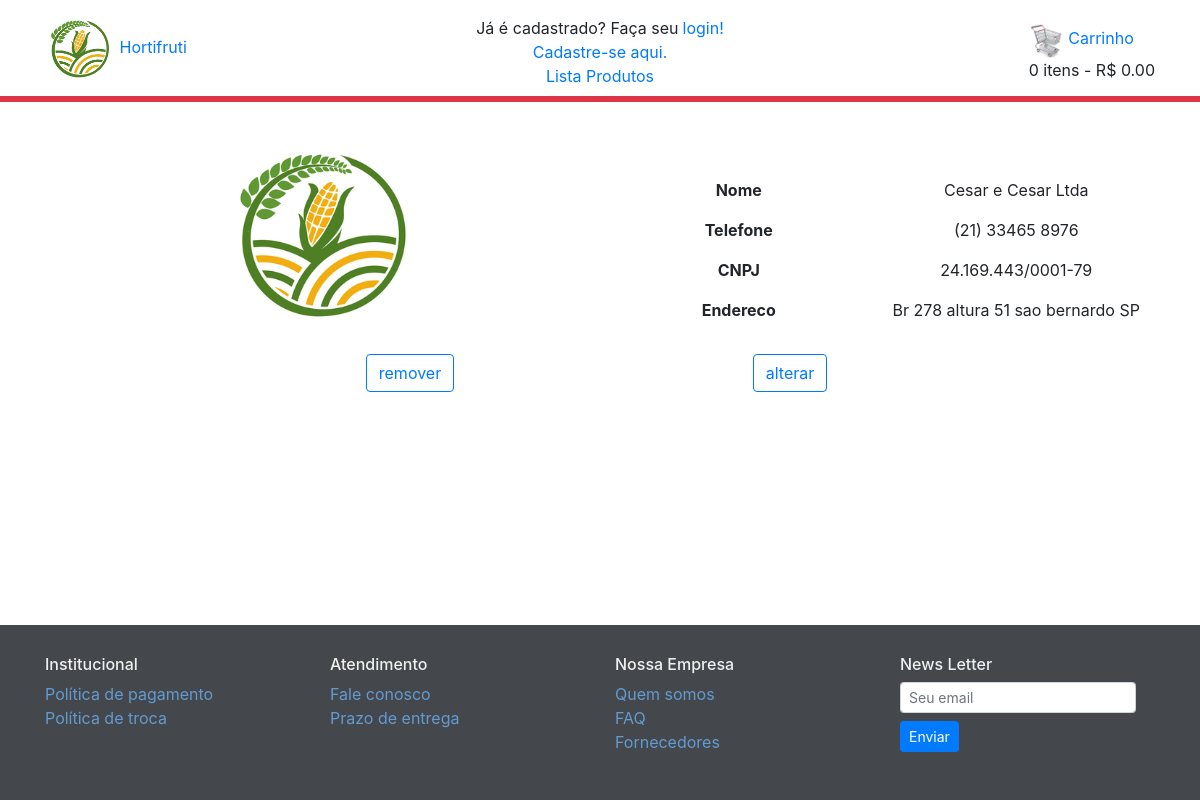
/fornecedor/visualisar_fornecedor/10, run on an earlier commit of the app's database.
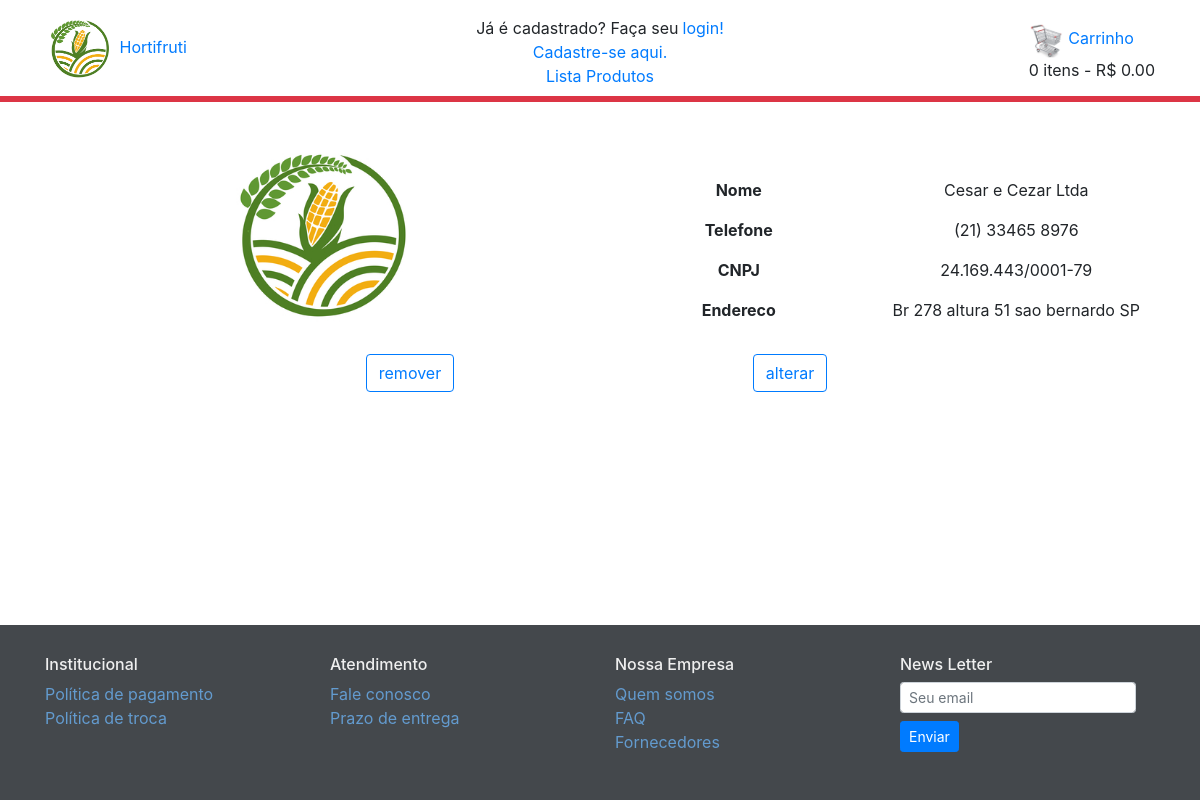
And on a later commit of the database.
### fornecedor/models.py (models this page shows, shortened)
class Fornecedor( models.Model ):
    Nome     = models.CharField( max_length = 100 , unique = True , blank = False )
    Endereco = models.CharField( max_length = 100 , unique = False , blank = False )
    Telefone = models.CharField( max_length = 25 , unique = True , blank = False )
    CNPJ     = models.CharField( max_length = 30 , unique = True , blank = False )
    Logo     = models.ImageField( upload_to = "images/" , default = 'hortifruti-icon.png' , blank = True , null = True )
    class Meta:
        db_table = 'fornecedor'
    def formata_telefone( self ):
        s  = self.Telefone
        s1 = s[ : 2 ]
        s2 = s[ 2 : 7 ]
        s3 = s[ 7 :  ]
        return "({}) {} {}".format( s1 , s2 , s3 )
    def formata_CNPJ( self ):
        s  = self.CNPJ
        s1 = s[ :2 ]
        s2 = s[ 2:5 ]
        s3 = s[ 5:8 ]
        s4 = s[ 8:12 ]
        s5 = s[ 12: ]
        return "{}.{}.{}/{}-{}".format( s1 , s2 , s3 , s4 , s5 )
    def get_visual_tuple( self ):
        return visual_tuple(
            id = self.id,
            Nome = self.Nome,
            Telefone = self.formata_telefone(),
            CNPJ = self.formata_CNPJ(),
            Endereco = self.Endereco,
            Logo = self.Logo
        )

### fornecedor/views.py (the view)
# urls.py: path('visualisar_fornecedor/<int:id>', views.mostrar_fornecedor ),
def mostrar_fornecedor( request , **kwargs ):
    forn = Fornecedor.objects.get( id = kwargs[ "id" ] )
    return render( request , "fornecedor/mostrar.html" , {'forn':forn.get_visual_tuple() } )

### carrinho/carrinho.py (called while the page is built)
    def get_gasto_total( self ):
        soma = 0
        for idt in self.carrinho :
            soma += float( self.get_preco_total( idt ) )
        return str( soma )

    def get_qtd_total( self ):
        return sum( self.get_quantidade( idt ) for idt in self.carrinho.keys() )

### carrinho/context.py (called while the page is built)
def context_carrinho( request ):
    carrinho = Carrinho( request )
    qtd   = carrinho.get_qtd_total()
    gasto = carrinho.get_gasto_total()
    return{
        'qtd':qtd,
        'gasto':gasto
    }

### fornecedor/templates/fornecedor/mostrar.html (shortened to what this page needs)
{% extends 'base.html' %}
{% load static %}
{% block corpo %}
    <div class = "container d-none d-md-block mt-4">
        <div class = "row">
            <div class = "col-6" id = "logo-div-md">
                <div class = "col text-center">
                    <img src="{{ forn.Logo.url }}" style="width: 200px" alt="Hortifruti">
                </div>
            </div>
            <div class = "col-6" style = "padding-top : 36px;" >
                <div class = "row mb-3 text-center">
                    <div class = "col-6 font-weight-bold">Nome</div>
                    <div class = "col-6">{{ forn.Nome }}</div>
                </div>
                <div class = "row mb-3 text-center">
                    <div class = "col-6 font-weight-bold">Telefone</div>
                    <div class = "col-6">{{ forn.Telefone }}</div>
                </div>
                <div class = "row mb-3 text-center">
                    <div class = "col-6 font-weight-bold">CNPJ</div>
                    <div class = "col-6">{{ forn.CNPJ }}</div>
                </div>
                <div class = "row mb-3 text-center">
                    <div class = "col-6 font-weight-bold">Endereco</div>
                    <div class = "col-6">{{ forn.Endereco }}</div>
                </div>
            </div>
        </div>
    </div>
    <div class = "row my-3" >
        <div class = "col-12 col-md-4 offset-md-2 text-center mb-2">
            <button class = "btn btn-outline-primary" id = "btn-del"> remover </button>
        </div>
        <div class = "col-12 col-md-4 text-center">
            <a href = "../edita_fornecedor/{{ forn.id }}" class = "btn btn-outline-primary btn-alt"> alterar</a>
        </div>
    </div>
{% endblock %}

### templates/base.html (shortened to what this page needs)
{% load static %}
{% load humanize %}
<!DOCTYPE html>
<html lang="en">
<head>
    <link rel="stylesheet" type="text/css" href="{% static 'css/bootstrap.css' %}" />
    <link rel="stylesheet" type="text/css" href="{% static 'css/jquery-ui.min.css' %}">
    <link rel="stylesheet" type="text/css" href="{% static 'css/base.css' %}" />
    <link rel="stylesheet" type="text/css" href="{% static 'css/dropzone.css' %}" />
</head>
<body class="barra">
    <div class="container mt-3 mb-2">
        <div class="row">
            <div class="col-3">
                <a class="d-none d-md-block" style="text-decoration: none; font-size: 16px" href="#">
                    <img src="{% static 'images/hortifruti-icon.png' %}" style="width: 70px" alt="Hortifruti">
                    Hortifruti
                </a>
            </div>
            <div class="col-6 d-flex align-items-center justify-content-center">
                <div class="d-none d-lg-block">
                    <div class="d-flex justify-content-center">
                        Já é cadastrado? Faça seu<a style="text-decoration: none" class="pl-1" href="#">login!</a>
                    </div>
                    <div class="d-flex justify-content-center">
                        <a style="text-decoration: none" href="#">Cadastre-se aqui.</a>
                    </div>
                    <div class="d-flex justify-content-center">
                        <a style="text-decoration: none" href="{% url 'produto:lista_produto' %}">Lista Produtos</a>
                    </div>
                </div>
            </div>
            <div class="col-3 d-flex justify-content-end align-items-center">
                <div class="d-none d-sm-block">
                    <a style="text-decoration: none" href="#">
                        <img src="{% static 'images/carrinho.png' %}" style="width: 35px" alt="Carrinho">
                        Carrinho
                    </a>
                    <div id = 'total-1' class = "d-flex justify-content-center">
                        {% if qtd == 1 %}
                            {{ qtd }} item - R$ {{ gasto | floatformat:2 | intcomma }}
                        {% else %}
                            {{ qtd }} itens - R$ {{ gasto | floatformat:2 | intcomma }}
                        {% endif %}
                    </div>
                </div>
            </div>
        </div>
    </div>
    <div style="padding: 3px" class="bg-danger mb-3"></div>
    <div id="container" class="container">
        {% block corpo %}
        {% endblock %}
    </div>
    {% block rodape %}
        <div class="footer">
            <div class="container">
                <div class="row">
                    <div class="col-lg-3 col-sm-6">
                        <h6>Institucional</h6>
                        <ul class="list-unstyled">
                            <li><a style="text-decoration: none" href="#">Política de pagamento</a></li>
                            <li><a style="text-decoration: none" href="#">Política de troca</a></li>
                        </ul>
                    </div>
                    <div class="col-lg-3 col-sm-6">
                        <h6>Atendimento</h6>
                        <ul class="list-unstyled">
                            <li><a style="text-decoration: none" href="#">Fale conosco</a></li>
                            <li><a style="text-decoration: none" href="#">Prazo de entrega</a></li>
                        </ul>
                    </div>
                    <div class="col-lg-3 col-sm-6">
                        <h6>Nossa Empresa</h6>
                        <ul class="list-unstyled">
                            <li><a style="text-decoration: none" href="#">Quem somos</a></li>
                            <li><a style="text-decoration: none" href="#">FAQ</a></li>
                            <li><a style="text-decoration: none" href="/fornecedor/lista_fornecedor">Fornecedores</a></li>
                        </ul>
                    </div>
                    <div class="col-lg-3 col-sm-6">
                        <h6>News Letter</h6>
                        <form class="form-inline">
                            <input type="text" name="email" id="email"
                                   class="form-control form-control-sm mr-2 mb-2"
                                   placeholder="Seu email">
                            <button type="submit" class="btn btn-sm btn-primary mb-2">Enviar</button>
                        </form>
                    </div>
                </div>
            </div>
        </div>
    {% endblock %}
</body>
</html>

### static/css/base.css (style rules this page uses)
body { display: flex; min-height: 100vh; flex-direction: column; }
div#container { flex: 1; }
.barra { overflow-y: scroll; }
.footer { background-color: #44484c; color: #efefef; padding: 30px 0; }
.footer a { color: #639bcf; }

What changed in the data, as far as the page shows it:
changed Fornecedor "Br 278 altura 51 sao bernardo SP": Nome "Cesar e Cesar Ltda" → "Cesar e Cezar Ltda"
